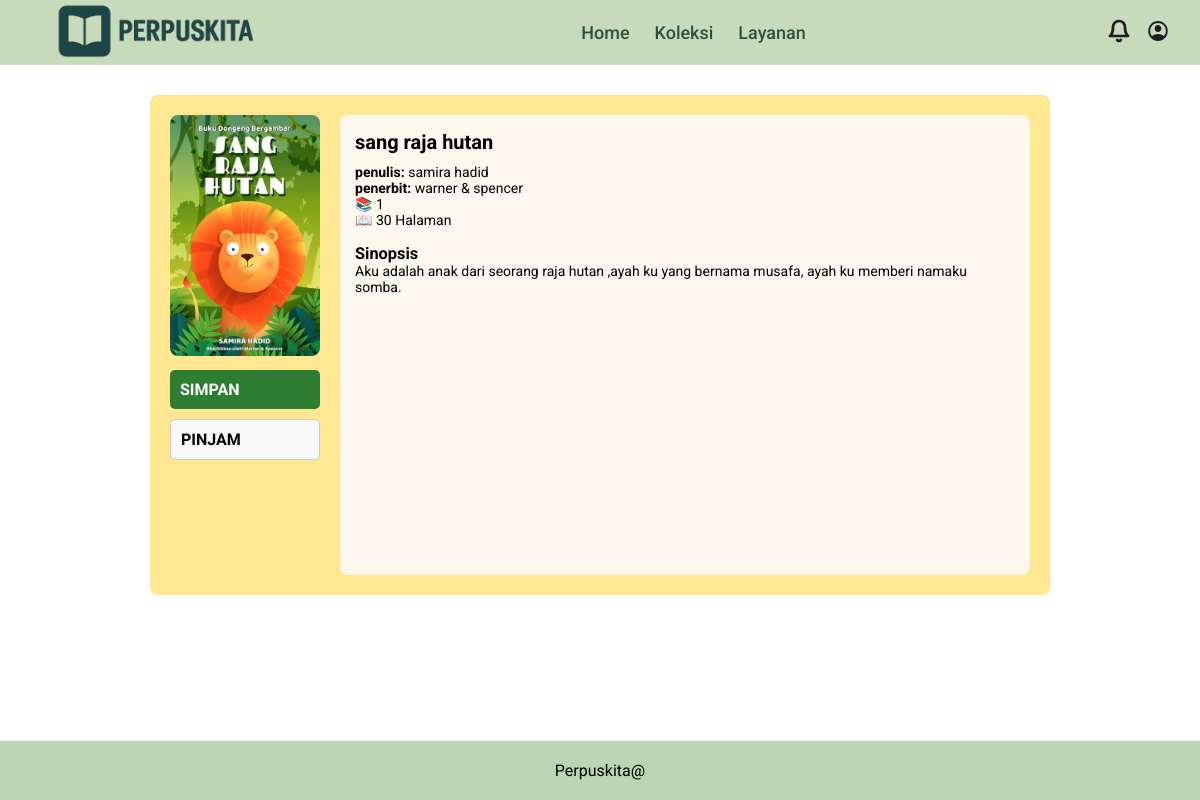
/perpusimk/pages/book.php?id=1, run on the app's committed database.
### tables this page shows
CREATE TABLE `buku` (
  `id_buku` int(11) NOT NULL,
  `judul` varchar(255) NOT NULL,
  `penulis` varchar(255) NOT NULL,
  `penerbit` varchar(255) NOT NULL,
  `halaman` int(11) NOT NULL,
  `kategori` varchar(255) NOT NULL,
  `sipnosis` varchar(255) NOT NULL,
  `cover` varchar(255) NOT NULL
);

### perpusimk/pages/book.php (the view, shortened to what this page needs)
<?php
include '../php/db.php';
$id_buku = isset($_GET['id']) ? intval($_GET['id']) : 0;
$stmt = $conn->prepare("SELECT * FROM buku WHERE id_buku = ?");
$stmt->bind_param("i", $id_buku);
$stmt->execute();
$result = $stmt->get_result();
$buku = $result->fetch_assoc();
?>
<!DOCTYPE html>
<html lang="id">
<head>
  <link rel="stylesheet" href="/perpusimk/css/book.css" />
</head>
<body>
  <header class="header">
    <div class="header-left">
      <img src="/perpusimk/img/chat-gpt-image-29-apr-2025-21-23-28-20.png" alt="Logo" class="logo-icon" />
    </div>
    <div class="header-right">
      <nav class="nav-menu">
        <a class="nav-item" href="/perpusimk/index.php">Home</a>
        <a class="nav-item" href="/perpusimk/pages/koleksi.php">Koleksi</a>
        <a class="nav-item" href="/perpusimk/pages/layanan.html">Layanan</a>
      </nav>
    </div>
    <div class="icons">
      <a href="/perpusimk/notifikasi.html">
        <img src="/perpusimk/img/bell0.svg" alt="Notifikasi" class="icon" />
      </a>
      <a href="/perpusimk/pages/profil.php">
        <img src="/perpusimk/img/account-circle0.svg" alt="User" class="icon" />
      </a>
    </div>
  </header>
  <main>
    <div class="container">
      <div class="cover">
        <img src="/perpusimk/img/<?= htmlspecialchars($buku['cover']) ?>" alt="<?= htmlspecialchars($buku['judul']) ?>">
        <a href="../php/bukusimpan.php?id=<?= $buku['id_buku'] ?>" class="btn simpan">SIMPAN</a>
        <a href="../pages/frompeminjaman.php?id=<?= $buku['id_buku'] ?>" class="btn pinjam">PINJAM</a>
      </div>
      <div class="detail">
        <h2><?= htmlspecialchars($buku['judul']) ?></h2>
        <p><strong>penulis:</strong> <?= htmlspecialchars($buku['penulis']) ?><br>
        <strong>penerbit:</strong> <?= htmlspecialchars($buku['penerbit']) ?></p>
        <p>📚 <?= htmlspecialchars($buku['id_buku']) ?></p>
        <p>📖 <?= htmlspecialchars($buku['halaman']) ?> Halaman</p>
        <br>
        <div class="sipnosis">
          <h3>Sinopsis</h3>
          <p><?= htmlspecialchars($buku['sipnosis']) ?></p>
        </div>
      </div>
    </div>
  </main>
  <footer class="footer">
    <p>Perpuskita@</p>
  </footer>
</body>
</html>

### perpusimk/css/book.css (style rules this page uses)
* { box-sizing: border-box; margin: 0; padding: 0; }
body { font-family: "Roboto", sans-serif; position: relative; min-height: 100vh; background-color: #ffffff; }
.header { background-color: rgba(197, 217, 184, 0.95); height: 65px; display: flex; justify-content: space-between; align-items: center; padding: 0 30px; position: relative; z-index: 1; }
.header-left { display: flex; align-items: center; gap: 10px; }
.logo-icon { width: 250px; height: auto; }
.header-right { display: flex; align-items: center; gap: 40px; }
.nav-menu { display: flex; gap: 25px; }
.nav-item { font-size: 18px; font-weight: 500; color: #2f523d; cursor: pointer; transition: color 0.3s ease; text-decoration: none; }
.icons { display: flex; align-items: center; gap: 15px; }
.icon { width: 24px; height: 24px; cursor: pointer; }
main { padding: 30px 20px; }
.container { display: flex; gap: 20px; background: #ffe792; padding: 20px; border-radius: 8px; width: 900px; height: 500px; margin: 0 auto; }
.cover img { width: 150px; border-radius: 8px; }
.btn { display: block; width: 100%; margin-top: 10px; padding: 10px; font-weight: bold; border: none; border-radius: 5px; cursor: pointer; }
.simpan { background-color: #2e7d32; color: white; text-decoration: none; }
.pinjam { background-color: #f8f8f8; border: 1px solid #ccc; text-decoration: none; color: black; }
.detail { flex-grow: 1; background-color: #fcf8ed; padding: 15px; border-radius: 8px; font-size: 14px; }
.detail h2 { margin-bottom: 10px; font-size: 20px; }
.footer { background-color: #b9d5b1; text-align: center; padding: 20px; width: 100%; position: fixed; bottom: 0; }

### data on the page
buku: cover+judul (picture), judul "sang raja hutan", penulis "samira hadid", penerbit "warner & spencer", id_buku "1", halaman "30", sipnosis "Aku adalah anak dari seorang raja hutan ,ayah ku yang bernama musafa, ayah ku memberi namaku somba."
